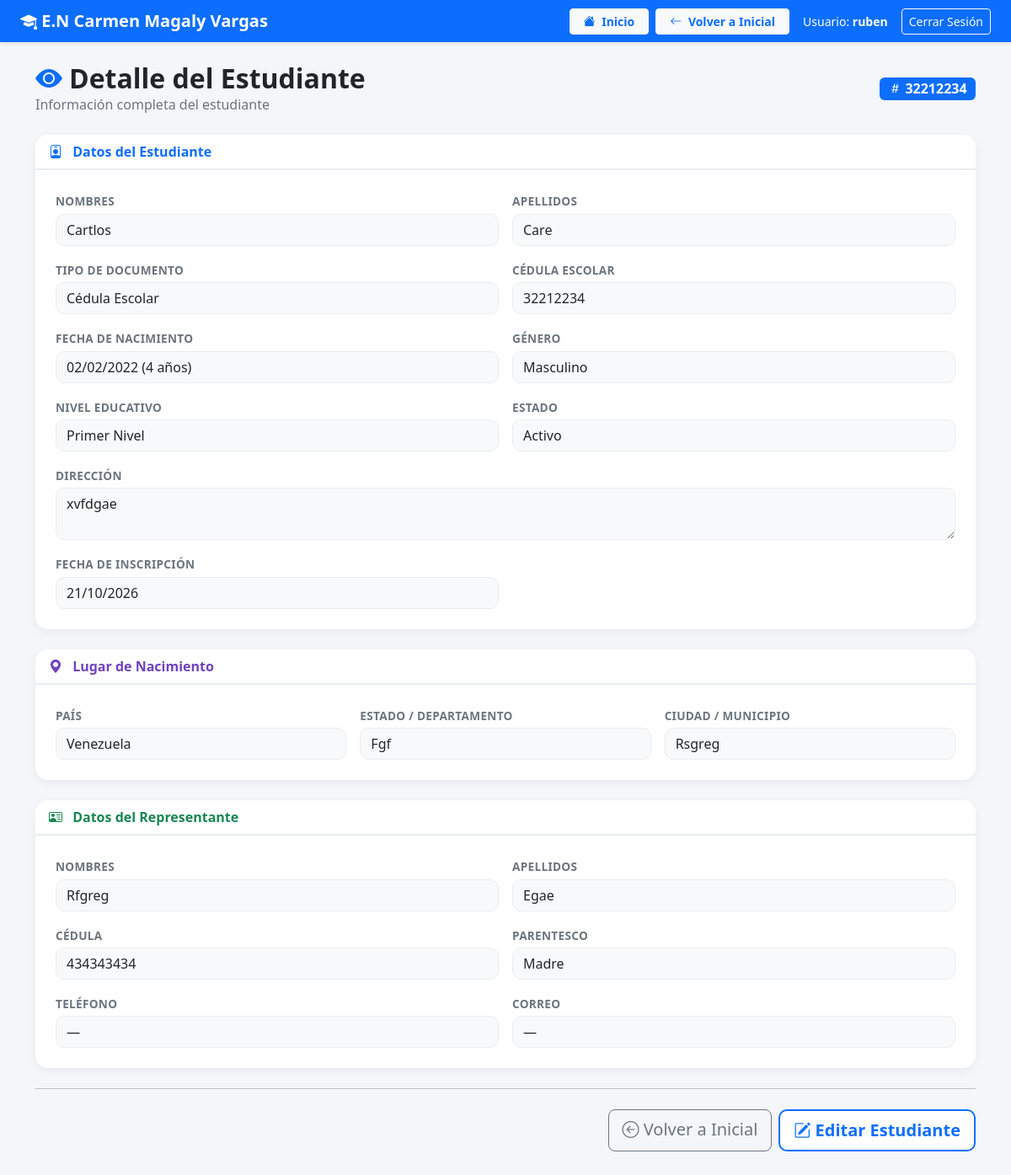
Screenshot of /inicial/ver/1/ (signed in) with the database file from the repository.
### escuela/models.py (models this page shows, shortened)
class Estudiante(models.Model):
    NIVEL_CHOICES = [
        ('1er_Nivel', 'Primer Nivel'),
        ('2do_Nivel', 'Segundo Nivel'),
        ('3er_Nivel', 'Tercer Nivel'),
        ('1er_Grado', 'Primer Grado'),
        ('2do_Grado', 'Segundo Grado'),
        ('3er_Grado', 'Tercer Grado'),
        ('4to_Grado', 'Cuarto Grado'),
        ('5to_Grado', 'Quinto Grado'),
        ('6to_Grado', 'Sexto Grado'),
    ]
    GENERO_CHOICES = [
        ('M', 'Masculino'),
        ('F', 'Femenino'),
    ]
    PARENTESCO_CHOICES = [
        ('Madre', 'Madre'),
        ('Padre', 'Padre'),
        ('Abuelo/a', 'Abuelo/a'),
        ('Tío/a', 'Tío/a'),
        ('Hermano/a', 'Hermano/a'),
        ('Tutor Legal', 'Tutor Legal'),
        ('Otro', 'Otro'),
    ]
    TIPO_DOCUMENTO_CHOICES = [
        ('escolar', 'Cédula Escolar'),
        ('identidad', 'Cédula de Identidad'),
    ]
    NACIONALIDAD_CHOICES = [
        ('V', 'Venezolano/a (V)'),
        ('E', 'Extranjero/a (E)'),
    ]
    PAIS_CHOICES = [
        ('Venezuela', 'Venezuela'),
        ('Colombia', 'Colombia'),
    ]
    ESTADO_CHOICES = [
        ('activo', 'Activo'),
        ('egresado', 'Egresado'),
        ('retirado', 'Retirado'),
    ]
    usuario = models.OneToOneField(User, on_delete=models.CASCADE, null=True, blank=True)
    nombres = models.CharField(max_length=100)
    apellidos = models.CharField(max_length=100)
    cedula = models.CharField(
        max_length=20, unique=True, blank=True, null=True,
        verbose_name="Cédula Escolar"
    )
    cedula_identidad = models.CharField(
        max_length=20, unique=True, blank=True, null=True,
        verbose_name="Cédula de Identidad"
    )
    nacionalidad = models.CharField(
        max_length=1,
        choices=NACIONALIDAD_CHOICES,
        default='V',
        verbose_name="Nacionalidad"
    )
    tipo_documento = models.CharField(
        max_length=20,
        choices=TIPO_DOCUMENTO_CHOICES,
        default='escolar',
        verbose_name="Tipo de Documento"
    )
    fecha_nacimiento = models.DateField()
    genero = models.CharField(max_length=10, choices=GENERO_CHOICES)
    nivel = models.CharField(max_length=20, choices=NIVEL_CHOICES, default='1er_Nivel')
    direccion = models.TextField(blank=True)
    pais_nacimiento = models.CharField(
        max_length=50, choices=PAIS_CHOICES, default='Venezuela',
        verbose_name="País de Nacimiento"
    )
    estado_nacimiento = models.CharField(
        max_length=100, blank=True,
        verbose_name="Estado / Departamento de Nacimiento"
    )
    ciudad_nacimiento = models.CharField(
        max_length=100, blank=True,
        verbose_name="Ciudad / Municipio de Nacimiento"
    )
    fecha_inscripcion = models.DateField(auto_now_add=True)
    activo = models.BooleanField(default=True)
    estado = models.CharField(
        max_length=20,
        choices=ESTADO_CHOICES,
        default='activo',
        verbose_name="Estado"
    )
    rep_nombres = models.CharField(max_length=100)
    rep_apellidos = models.CharField(max_length=100)
    rep_cedula = models.CharField(max_length=20)
    rep_nacionalidad = models.CharField(
        max_length=1,
        choices=NACIONALIDAD_CHOICES,
        default='V',
        verbose_name="Nacionalidad del Representante"
    )
    rep_parentesco = models.CharField(max_length=20, choices=PARENTESCO_CHOICES, default='Madre')
    rep_telefono = models.CharField(max_length=15, null=True, blank=True)
    rep_email = models.EmailField(blank=True)
    @property
    def edad(self):
        from datetime import date
        hoy = date.today()
        return hoy.year - self.fecha_nacimiento.year - (
            (hoy.month, hoy.day) < (self.fecha_nacimiento.month, self.fecha_nacimiento.day)
        )
    @property
    def cedula_activa(self):
        if self.tipo_documento == 'identidad' and self.cedula_identidad:
            return f"{self.nacionalidad}-{self.cedula_identidad}"
        return self.cedula or '—'
    class Meta:
        verbose_name = "Estudiante"
        verbose_name_plural = "Estudiantes"

### escuela/views.py (the view)
# urls.py: path('inicial/ver/<int:pk>/', views.ver_estudiante, name='ver_estudiante'),
@login_required
def ver_estudiante(request, pk):
    estudiante = get_object_or_404(Estudiante, pk=pk)
    es_primaria = estudiante.nivel in NIVELES_PRIMARIA
    contexto = {
        'estudiante': estudiante,
        'es_primaria': es_primaria,
    }
    return render(request, 'escuela/ver_estudiante.html', contexto)

### escuela/templates/escuela/ver_estudiante.html (shortened to what this page needs)
<!DOCTYPE html>
<html lang="es">
<head>
    <link href="https://cdn.jsdelivr.net/npm/bootstrap@5.3.0/dist/css/bootstrap.min.css" rel="stylesheet">
    <link rel="stylesheet" href="https://cdn.jsdelivr.net/npm/bootstrap-icons@1.11.1/font/bootstrap-icons.css">
</head>
<body>
<nav class="navbar navbar-expand-lg navbar-dark bg-primary shadow-sm mb-4">
    <div class="container-fluid px-4">
        <span class="navbar-brand mb-0 h1 fw-bold">
            <i class="bi bi-mortarboard-fill"></i> E.N Carmen Magaly Vargas
        </span>
        <div class="collapse navbar-collapse" id="navbarNav">
            <div class="d-flex align-items-center ms-auto flex-wrap gap-2">
                <a href="{% url 'dashboard' %}" class="btn btn-light btn-sm fw-bold text-primary px-3">
                    <i class="bi bi-house-fill me-1"></i> Inicio
                </a>
                {% if es_primaria %}
                <a href="{% url 'primaria' %}" class="btn btn-light btn-sm fw-bold text-primary px-3">
                    <i class="bi bi-arrow-left me-1"></i> Volver a Primaria
                </a>
                {% else %}
                <a href="{% url 'inicial' %}" class="btn btn-light btn-sm fw-bold text-primary px-3">
                    <i class="bi bi-arrow-left me-1"></i> Volver a Inicial
                </a>
                {% endif %}
                <span class="text-white ms-2 me-2 small d-none d-md-inline">Usuario: <strong>{{ user.username }}</strong></span>
                <a href="{% url 'logout' %}" class="btn btn-outline-light btn-sm">Cerrar Sesión</a>
            </div>
        </div>
    </div>
</nav>
<div class="container">
    <div class="d-flex align-items-center justify-content-between mb-4 flex-wrap gap-2">
        <div>
            <h2 class="fw-bold text-dark mb-0">
                <i class="bi bi-eye-fill text-primary me-2"></i>Detalle del Estudiante
            </h2>
            <p class="text-secondary mb-0">Información completa del estudiante</p>
        </div>
        <span class="badge bg-primary fs-6">
            <i class="bi bi-hash"></i> {{ estudiante.cedula_activa }}
        </span>
    </div>
    <div class="card mb-4">
        <div class="card-header">
            <i class="bi bi-person-badge text-primary me-2"></i> Datos del Estudiante
        </div>
        <div class="card-body p-4">
            <div class="row g-3">
                <div class="col-md-6">
                    <label class="form-label">Nombres</label>
                    <input type="text" class="form-control" value="{{ estudiante.nombres }}" readonly>
                </div>
                <div class="col-md-6">
                    <label class="form-label">Apellidos</label>
                    <input type="text" class="form-control" value="{{ estudiante.apellidos }}" readonly>
                </div>
                <div class="col-md-6">
                    <label class="form-label">Tipo de Documento</label>
                    <input type="text" class="form-control" value="{{ estudiante.get_tipo_documento_display }}" readonly>
                </div>
                <div class="col-md-6">
                    <label class="form-label">
                        {% if estudiante.tipo_documento == 'identidad' %}
                            Cédula de Identidad
                        {% else %}
                            Cédula Escolar
                        {% endif %}
                    </label>
                    <input type="text" class="form-control" value="{{ estudiante.cedula_activa }}" readonly>
                </div>
                <div class="col-md-6">
                    <label class="form-label">Fecha de Nacimiento</label>
                    <input type="text" class="form-control"
                           value="{{ estudiante.fecha_nacimiento|date:'d/m/Y' }} ({{ estudiante.edad }} años)" readonly>
                </div>
                <div class="col-md-6">
                    <label class="form-label">Género</label>
                    <input type="text" class="form-control" value="{{ estudiante.get_genero_display }}" readonly>
                </div>
                <div class="col-md-6">
                    <label class="form-label">Nivel Educativo</label>
                    <input type="text" class="form-control" value="{{ estudiante.get_nivel_display }}" readonly>
                </div>
                <div class="col-md-6">
                    <label class="form-label">Estado</label>
                    <input type="text" class="form-control"
                           value="{% if estudiante.activo %}Activo{% else %}Inactivo{% endif %}" readonly>
                </div>
                <div class="col-md-12">
                    <label class="form-label">Dirección</label>
                    <textarea class="form-control" rows="2" readonly>{{ estudiante.direccion }}</textarea>
                </div>
                <div class="col-md-6">
                    <label class="form-label">Fecha de Inscripción</label>
                    <input type="text" class="form-control" value="{{ estudiante.fecha_inscripcion|date:'d/m/Y' }}" readonly>
                </div>
            </div>
        </div>
    </div>
    <div class="card mb-4">
        <div class="card-header nacimiento-header">
            <i class="bi bi-geo-alt-fill me-2" style="color: #6f42c1;"></i> Lugar de Nacimiento
        </div>
        <div class="card-body p-4">
            <div class="row g-3">
                <div class="col-md-4">
                    <label class="form-label">País</label>
                    <input type="text" class="form-control" value="{{ estudiante.pais_nacimiento|default:'—' }}" readonly>
                </div>
                <div class="col-md-4">
                    <label class="form-label">Estado / Departamento</label>
                    <input type="text" class="form-control" value="{{ estudiante.estado_nacimiento|default:'—' }}" readonly>
                </div>
                <div class="col-md-4">
                    <label class="form-label">Ciudad / Municipio</label>
                    <input type="text" class="form-control" value="{{ estudiante.ciudad_nacimiento|default:'—' }}" readonly>
                </div>
            </div>
        </div>
    </div>
    <div class="card mb-4">
        <div class="card-header rep-header">
            <i class="bi bi-person-vcard text-success me-2"></i> Datos del Representante
        </div>
        <div class="card-body p-4">
            <div class="row g-3">
                <div class="col-md-6">
                    <label class="form-label">Nombres</label>
                    <input type="text" class="form-control" value="{{ estudiante.rep_nombres }}" readonly>
                </div>
                <div class="col-md-6">
                    <label class="form-label">Apellidos</label>
                    <input type="text" class="form-control" value="{{ estudiante.rep_apellidos }}" readonly>
                </div>
                <div class="col-md-6">
                    <label class="form-label">Cédula</label>
                    <input type="text" class="form-control" value="{{ estudiante.rep_cedula }}" readonly>
                </div>
                <div class="col-md-6">
                    <label class="form-label">Parentesco</label>
                    <input type="text" class="form-control" value="{{ estudiante.rep_parentesco }}" readonly>
                </div>
                <div class="col-md-6">
                    <label class="form-label">Teléfono</label>
                    <input type="text" class="form-control" value="{{ estudiante.rep_telefono|default:'—' }}" readonly>
                </div>
                <div class="col-md-6">
                    <label class="form-label">Correo</label>
                    <input type="text" class="form-control"
                           value="{{ estudiante.rep_email|default:'—' }}" readonly>
                </div>
            </div>
        </div>
    </div>
    <hr class="my-4">
    <div class="d-flex justify-content-end gap-2 mb-5">
        {% if es_primaria %}
        <a href="{% url 'primaria' %}" class="btn btn-outline-secondary btn-lg">
            <i class="bi bi-arrow-left-circle"></i> Volver a Primaria
        </a>
        {% else %}
        <a href="{% url 'inicial' %}" class="btn btn-outline-secondary btn-lg">
            <i class="bi bi-arrow-left-circle"></i> Volver a Inicial
        </a>
        {% endif %}
        {% if user.is_superuser %}
        <a href="{% url 'registrar_estudiante' %}?pk={{ estudiante.pk }}" class="btn btn-custom btn-lg">
         <i class="bi bi-pencil-square"></i> Editar Estudiante
        </a>
        {% endif %}
    </div>
</div>
</body>
</html>

### escuela/templates/escuela/ver_estudiante.html (style rules this page uses)
body { background-color: #f4f6f9; font-family: 'Segoe UI', sans-serif; }
.card { border-radius: 15px; border: none; box-shadow: 0 4px 12px rgba(0,0,0,0.05); }
.card-header { background: white; border-bottom: 2px solid #e9ecef; font-weight: 700; color: #0d6efd; border-radius: 15px 15px 0 0 !important; }
.card-header.rep-header { border-bottom: 2px solid #e9ecef; color: #198754; }
.card-header.nacimiento-header { border-bottom: 2px solid #e9ecef; color: #6f42c1; }
.form-label { font-weight: 600; font-size: 0.85rem; color: #6c757d; letter-spacing: 0.3px; text-transform: uppercase; margin-bottom: 4px; }
.form-control[readonly], .form-select[disabled] { background-color: #f8f9fa; border: 1px solid #e9ecef; border-radius: 10px; color: #212529; font-weight: 500; }
.btn-custom { background-color: white; border: 2px solid #0d6efd; color: #0d6efd; border-radius: 10px; transition: all 0.3s ease; font-weight: 600; }
.btn-custom i { color: #0d6efd; transition: all 0.3s ease; }

### rows the page displays
Estudiante: cedula_activa "32212234", nombres "Cartlos", apellidos "Care", tipo_documento "Cédula Escolar", fecha_nacimiento "02/02/2022 (4 años)", genero "Masculino", nivel "Primer Nivel", activo "Activo", direccion "xvfdgae", fecha_inscripcion "21/10/2026", pais_nacimiento "Venezuela", estado_nacimiento "Fgf", ciudad_nacimiento "Rsgreg", rep_nombres "Rfgreg", rep_apellidos "Egae", rep_cedula "434343434", rep_parentesco "Madre", rep_telefono "—", rep_email "—"

### other values shown
{{ user.username }} "ruben"
